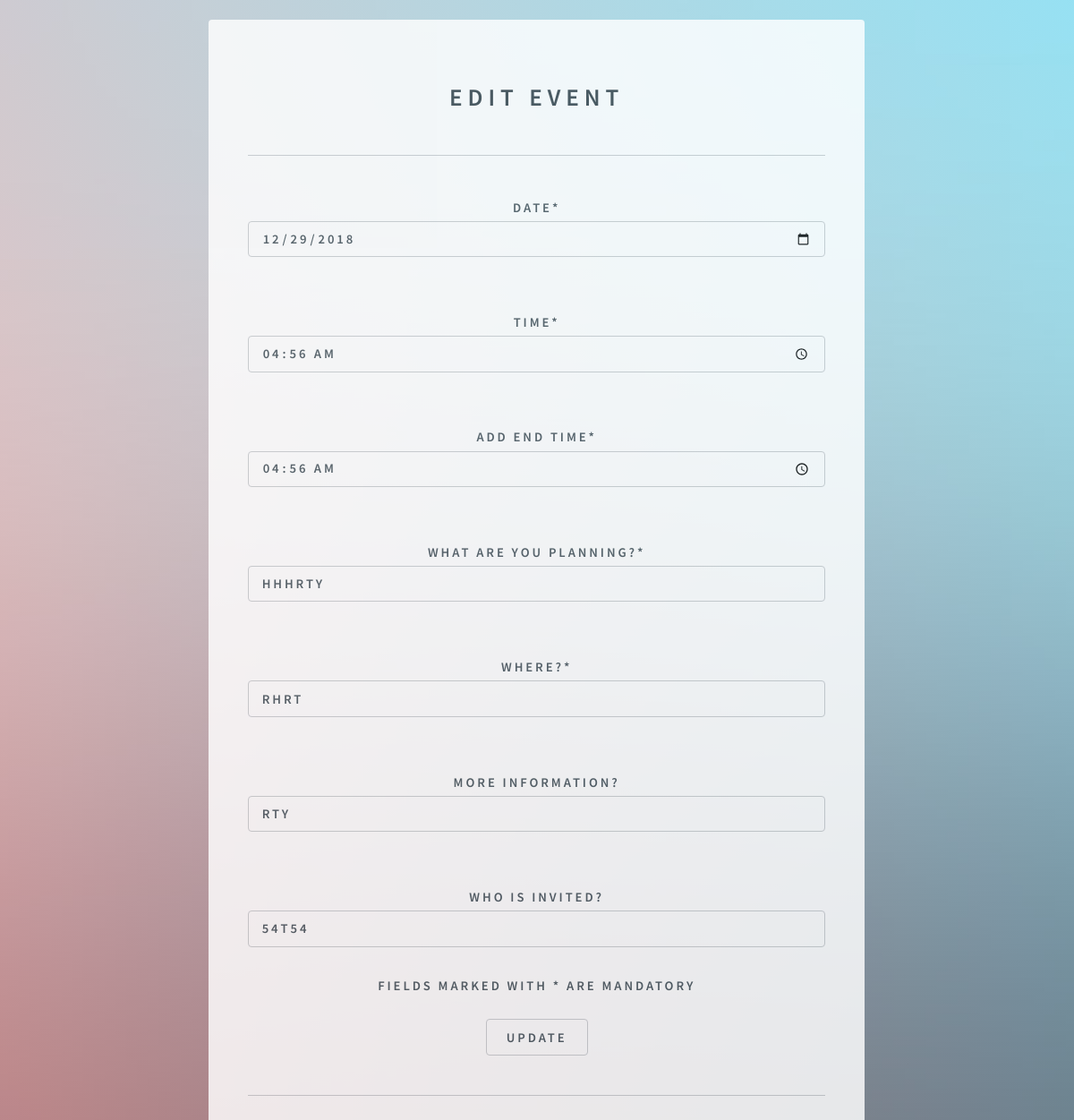
/events/php/edit_event.php?event_id=20, run on the app's committed database.
### tables this page shows
CREATE TABLE `create_event` (
  `event_id` int(11) NOT NULL,
  `club_id` varchar(20) NOT NULL,
  `date_cur` date NOT NULL,
  `time_cur` time NOT NULL,
  `end_time` time NOT NULL,
  `event_name` varchar(20) NOT NULL,
  `place` varchar(100) NOT NULL,
  `more_info` text NOT NULL,
  `invite` text NOT NULL
);

### events/php/edit_event.php (the view, shortened to what this page needs)
<!DOCTYPE HTML>
<html>
<head>
	<link rel="stylesheet" href="../css/main.css" />
</head>
<body class="is-preload">
<?php
if($_SERVER["REQUEST_METHOD"] == "GET")
{
	$event_id = $_GET['event_id'];
	extract($_GET);
	$servername = "localhost";
	$username1 = "root";
	$password1 = "";
	$dbname = "portal";
	$link = mysqli_connect($servername, $username1, $password1, $dbname);
	$sql="SELECT * from create_event WHERE event_id='$event_id'";
	$result=mysqli_query($link,$sql);
	$row=mysqli_fetch_array($result,MYSQLI_ASSOC);
}
?>
	<div id="wrapper">
		<section id="main">
			<h1>Edit Event</h1>
			<hr />
			<form method="POST" action="../php/edit_event1.php">
				Date<span>*</span><input type="date" name="date_cur" value="<?php echo $row['date_cur']; ?>"></input>
				<br><br>
				Time<span>*</span><input type="time" name="time_cur" value="<?php echo $row['time_cur']; ?>"></input>
				<br><br>
				Add End Time<span>*</span><input type="time" name="end_time" value="<?php echo $row['end_time']; ?>"></input>
				<br><br>
				What are you planning?<span>*</span><input type="text" name="event_name" placeholder="Type Here..."  value="<?php echo $row['event_name']; ?>" ></input>
				<br><br>
				Where?<span>*</span><input type="text" name="place" value="<?php echo $row['place']; ?>" ></input>
				<br><br>
				More Information?<input type="text" name="more_info" value="<?php echo $row['more_info']; ?>" ></input>
				<br><br>
				Who is invited?<input type="text" name="invite" value="<?php echo $row['invite']; ?>" > </input>
				<br>
				<p class="mandate">Fields marked with * are mandatory </p>
				<input name="update" type="submit" class="button" value="Update" />
			</form>
			<hr />
		</section>
	</div>
</body>
</html>

### data on the page
create_event: date_cur "12/29/2018", time_cur "04:56:00", end_time "04:56:00", event_name "hhhrty", place "rhrt", more_info "rty", invite "54t54"
